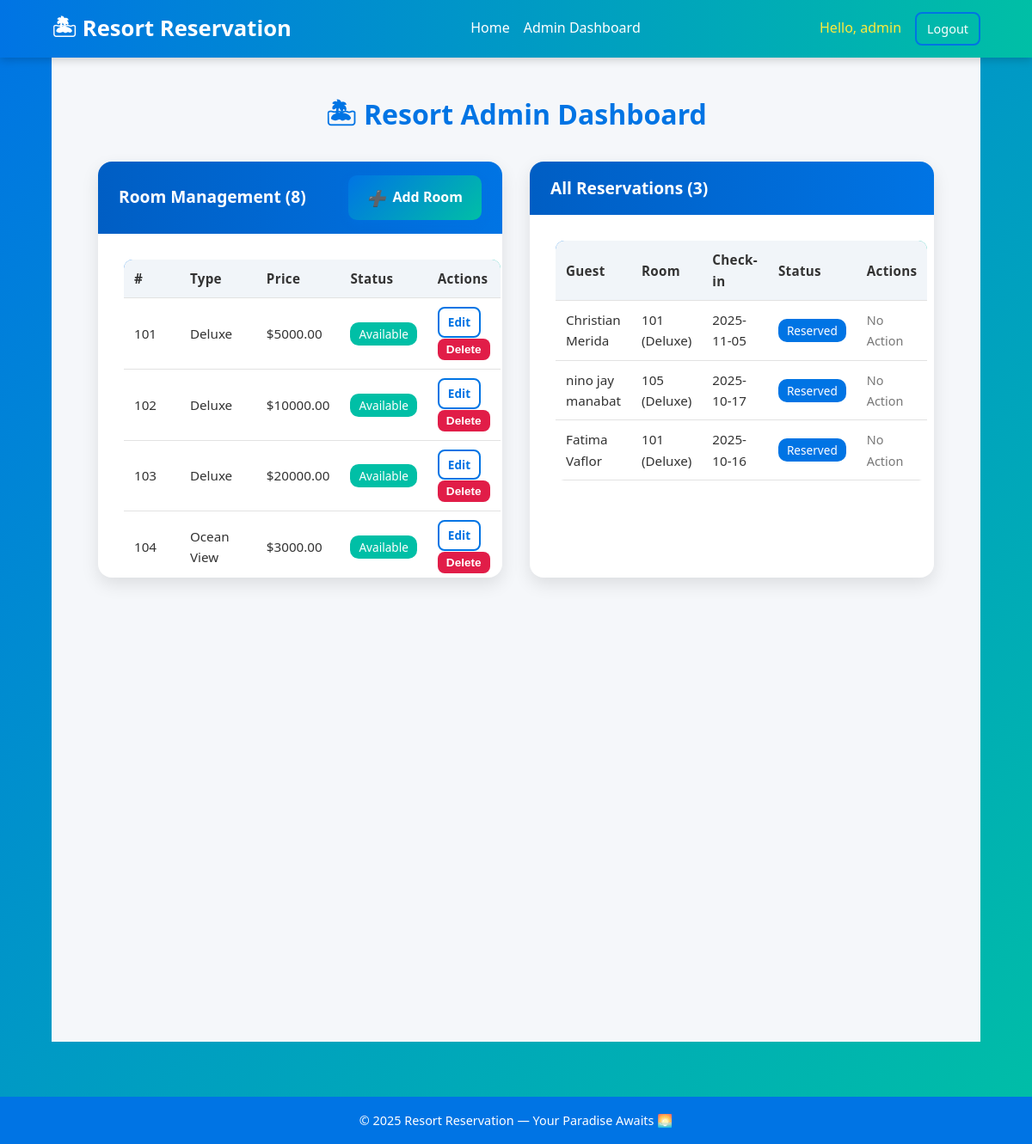
Page /admin (signed in) on the earlier database version.
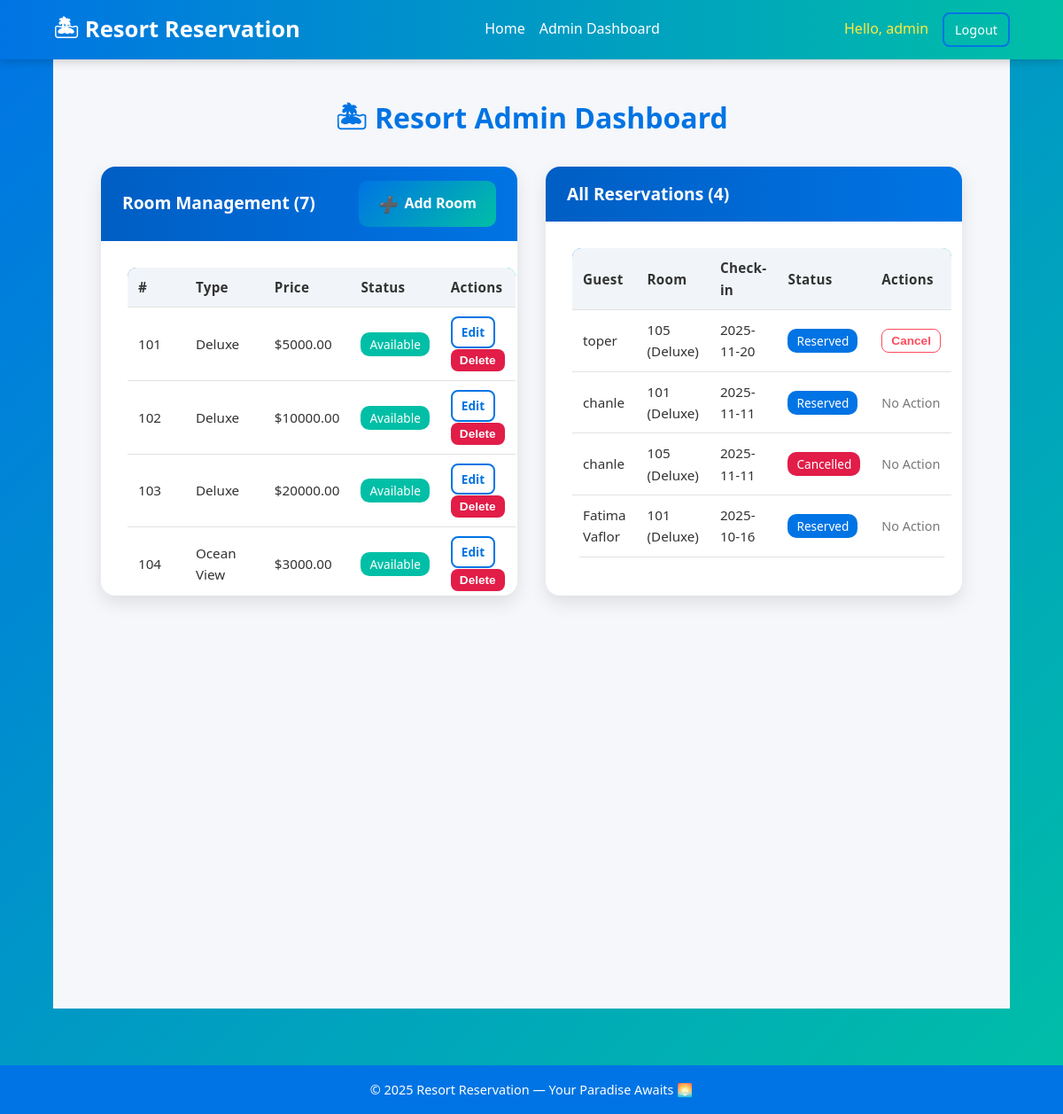
Same page on the later database version.
### models.py (models this page shows, shortened)
class Admin(UserMixin, db.Model):
    __tablename__ = 'admin'
    id = db.Column(db.Integer, primary_key=True)
    username = db.Column(db.String(50), unique=True, nullable=False)
    password_hash = db.Column(db.String(128), nullable=False)

class Room(db.Model):
    __tablename__ = 'room'
    id = db.Column(db.Integer, primary_key=True)
    room_number = db.Column(db.String(10), unique=True, nullable=False)
    room_type = db.Column(db.String(50), nullable=False)  # e.g., 'Standard', 'Deluxe', 'Suite'
    price = db.Column(db.Float, nullable=False)  # Price per night
    status = db.Column(db.String(20), default='Available')  # 'Available', 'Maintenance'
    image_file = db.Column(db.String(120), nullable=True, default=None)
    reservations = db.relationship('Reservation', backref='room', lazy='dynamic')

class Reservation(db.Model):
    __tablename__ = 'reservation'
    id = db.Column(db.Integer, primary_key=True)
    guest_id = db.Column(db.Integer, db.ForeignKey('guest.id'), nullable=False)
    room_id = db.Column(db.Integer, db.ForeignKey('room.id'), nullable=False)
    check_in = db.Column(db.Date, nullable=False)
    check_out = db.Column(db.Date, nullable=False)
    status = db.Column(db.String(20), default='Reserved')  # 'Reserved', 'Cancelled', 'Completed'
    date_booked = db.Column(db.DateTime, default=datetime.utcnow)

class Guest(UserMixin, db.Model):
    __tablename__ = 'guest'
    id = db.Column(db.Integer, primary_key=True)
    name = db.Column(db.String(100), nullable=False)
    email = db.Column(db.String(100), unique=True, nullable=False)
    password_hash = db.Column(db.String(128), nullable=False)
    reservations = db.relationship('Reservation', backref='guest', lazy='dynamic')

### app.py (the view)
        def wrapper(*args, **kwargs):
            if not is_admin():
                flash('Access denied: Admin privileges required.', 'danger')
                return redirect(url_for('index'))
            return func(*args, **kwargs)

### templates/admin_dashboard.html (shortened to what this page needs)
{% extends "base.html" %}
{% block content %}
<section class="dashboard-container">
  <h1 class="dashboard-title">🏝 Resort Admin Dashboard</h1>
  <div class="dashboard-grid">
    <div class="dashboard-card">
      <div class="card-header">
        <h2>Room Management ({{ rooms | length }})</h2>
        <a href="{{ url_for('add_room') }}" class="btn-add-room">
            <i>➕</i> Add Room
        </a>
      </div>
      <div class="card-body scrollable">
        <table class="styled-table">
          <thead>
            <tr>
              <th>#</th>
              <th>Type</th>
              <th>Price</th>
              <th>Status</th>
              <th>Actions</th>
            </tr>
          </thead>
          <tbody>
            {% for room in rooms %}
            <tr>
              <td>{{ room.room_number }}</td>
              <td>{{ room.room_type }}</td>
              <td>${{ '%.2f' | format(room.price) }}</td>
              <td>
                <span class="status {% if room.status == 'Available' %}available{% else %}occupied{% endif %}">
                  {{ room.status }}
                </span>
              </td>
              <td>
                <a href="{{ url_for('edit_room', room_id=room.id) }}" class="btn-outline small">Edit</a>
                <form method="POST" action="{{ url_for('delete_room', room_id=room.id) }}" class="inline-form">
                  <button type="submit" class="btn-danger small"
                    onclick="return confirm('Are you sure you want to delete Room {{ room.room_number }}?');">
                    Delete
                  </button>
                </form>
              </td>
            </tr>
            {% endfor %}
          </tbody>
        </table>
      </div>
    </div>
    <div class="dashboard-card">
      <div class="card-header">
        <h2>All Reservations ({{ reservations | length }})</h2>
      </div>
      <div class="card-body scrollable">
        <table class="styled-table">
          <thead>
            <tr>
              <th>Guest</th>
              <th>Room</th>
              <th>Check-in</th>
              <th>Status</th>
              <th>Actions</th>
            </tr>
          </thead>
          <tbody>
            {% for res in reservations %}
            <tr>
              <td>{{ res.guest.name }}</td>
              <td>{{ res.room.room_number }} ({{ res.room.room_type }})</td>
              <td>{{ res.check_in.strftime('%Y-%m-%d') }}</td>
              <td>
                <span class="status {% if res.status == 'Reserved' %}reserved{% elif res.status == 'Cancelled' %}cancelled{% else %}completed{% endif %}">
                  {{ res.status }}
                </span>
              </td>
              <td>
                {% if res.status == 'Reserved' and res.check_in > today %}
                <form method="POST" action="{{ url_for('cancel_reservation', res_id=res.id) }}" class="inline-form">
                  <button type="submit" class="btn-outline-danger small"
                    onclick="return confirm('Cancel reservation (ID: {{ res.id }})?');">
                    Cancel
                  </button>
                </form>
                {% else %}
                <span class="text-muted">No Action</span>
                {% endif %}
              </td>
            </tr>
            {% endfor %}
          </tbody>
        </table>
      </div>
    </div>
  </div>
</section>
{% endblock %}

### templates/base.html (shortened to what this page needs)
<!DOCTYPE html>
<html lang="en">
<head>
  <link rel="stylesheet" href="{{ url_for('static', filename='css/style.css') }}">
  <link rel="stylesheet" href="{{ url_for('static', filename='room_form.css') }}">
</head>
<body style="padding-top: 0; padding-bottom: 0;">
  <nav class="resort-navbar">
    <div class="container">
      <a href="{{ url_for('index') }}" class="brand">🏝 Resort Reservation </a>
      <ul class="nav-links">
        <li><a href="{{ url_for('index') }}">Home</a></li>
        {% if is_admin() %}
        <li><a href="{{ url_for('admin_dashboard') }}" class="text-warning">Admin Dashboard</a></li>
        {% endif %}
      </ul>
      <ul class="auth-links">
        {% if current_user.is_authenticated %}
        <li><span class="welcome">Hello, {{ current_user.name if not is_admin() else current_user.username }}</span></li>
        <li><a href="{{ url_for('logout') }}" class="btn-outline">Logout</a></li>
        {% else %}
        <li><a href="{{ url_for('login') }}">Login</a></li>
        <li><a href="{{ url_for('register') }}" class="btn-outline">Register</a></li>
        {% endif %}
      </ul>
    </div>
  </nav>
  <div class="container page-content">
    {% block content %}{% endblock %}
  </div>
  <footer class="footer">
    <div class="container">
      <p>© {{ datetime.now().year }} Resort Reservation  — Your Paradise Awaits 🌅</p>
    </div>
  </footer>
</body>
</html>

### static/css/style.css (style rules this page uses)
* { margin: 0; padding: 0; box-sizing: border-box; }
html { scroll-behavior: smooth; }
body { font-family: 'Segoe UI', sans-serif; background: #f5f7fa; color: #222; line-height: 1.6; }
.container { width: 90%; max-width: 1200px; margin: auto; }
.resort-navbar { background: linear-gradient(90deg, #0074E4, #00bfa6); color: white; padding: 0.8rem 0; position: sticky; top: 0; z-index: 1000; box-shadow: 0 2px 10px rgba(0,0,0,0.2); }
.resort-navbar .container { display: flex; justify-content: space-between; align-items: center; flex-wrap: wrap; }
.brand { font-weight: 700; font-size: 1.6rem; color: white; text-decoration: none; display: flex; align-items: center; gap: 0.5rem; }
.nav-links, .auth-links { list-style: none; display: flex; align-items: center; gap: 1rem; margin: 0; }
.nav-links a, .auth-links a { color: white; text-decoration: none; font-weight: 500; transition: 0.3s; }
.btn-outline { border: 1px solid white; padding: 6px 14px; border-radius: 6px; transition: 0.3s; }
.welcome { font-weight: 500; color: #ffeb3b; }
.btn-outline { display: inline-block; border: 1px solid #0074E4; color: #0074E4; text-decoration: none; padding: 10px 20px; border-radius: 8px; transition: 0.3s; }
.status { color: #777; margin-bottom: 1rem; }
.footer { background: #0074E4; color: white; text-align: center; padding: 1rem; margin-top: 4rem; font-size: 0.9rem; }
.dashboard-container { padding: 40px 5%; background-color: #f5f7fa; min-height: 90vh; }
.dashboard-title { text-align: center; color: #0074E4; margin-bottom: 30px; font-size: 2rem; font-weight: 700; }
.dashboard-grid { display: grid; grid-template-columns: repeat(auto-fit, minmax(420px, 1fr)); gap: 2rem; }
.dashboard-card { background: #ffffff; border-radius: 16px; box-shadow: 0 8px 20px rgba(0, 0, 0, 0.1); overflow: hidden; }
.card-header { background: linear-gradient(135deg, #0074E4, #00bfa6); color: #fff; padding: 16px 20px; display: flex; justify-content: space-between; align-items: center; }
.card-header h2 { font-size: 1.2rem; margin: 0; }
.card-body { padding: 20px; }
.scrollable { max-height: 400px; overflow-y: auto; }
.styled-table { width: 100%; border-collapse: collapse; }
.styled-table th, .styled-table td { padding: 10px 12px; border-bottom: 1px solid #e2e2e2; text-align: left; }
.styled-table th { background-color: #f1f5f9; color: #333; font-weight: 600; }
.status { padding: 4px 10px; border-radius: 10px; font-size: 0.85rem; color: #fff; }
.status.available { background-color: #00bfa6; }
.status.reserved { background-color: #0074E4; }
.status.cancelled { background-color: #e11d48; }
.btn-primary, .btn-outline, .btn-danger, .btn-outline-danger { padding: 6px 12px; border-radius: 8px; font-size: 0.9rem; font-weight: 600; text-decoration: none; cursor: pointer; transition: all 0.2s ease; }
.btn-outline { color: #0074E4; border: 2px solid #0074E4; background: transparent; }
.btn-danger { background: #e11d48; color: #fff; border: none; }
.btn-outline-danger { color: #e11d48; border: 2px solid #e11d48; background: transparent; }
.small { font-size: 0.85rem; padding: 5px 10px; }
.inline-form { display: inline; }
.btn-add-room { background: linear-gradient(135deg, #0074E4, #00bfa6); color: #ffffff; border: none; padding: 12px 22px; border-radius: 10px; font-size: 1rem; font-weight: 600; cursor: pointer; box-shadow: 0 4px 10px rgba(0, 116, 228, 0.4); transition: all 0.25s ease-in-out; display: inline-flex; align-items: center; gap: 8px; text-decoration: none; }
.btn-add-room i { font-size: 1.1rem; }
.card-header { background: linear-gradient(135deg, #00b894, #009975); color: white; padding: 20px; border-bottom: none; }
.card-body { padding: 30px; }
table { width: 100%; border-collapse: collapse; text-align: left; border-radius: 10px; overflow: hidden; }
thead { background: linear-gradient(90deg, #0074E4, #00bfa6); color: white; }
thead th { font-weight: 600; padding: 14px 16px; letter-spacing: 0.3px; font-size: 0.95rem; }
tbody tr { border-bottom: 1px solid #f0f0f0; transition: background 0.3s ease; }
td { padding: 14px 16px; font-size: 0.95rem; color: #333; }
.btn-outline-danger { color: #ff4b5c; border: 1.5px solid #ff4b5c; background: transparent; }

Differences in the rows shown:
removed Reservation: guest.name "nino jay manabat", room.room_number "105", room.room_type "Deluxe", check_in "2025-10-17", status "Reserved", shows "No Action"
added Reservation: guest.name "toper", room.room_number "105", room.room_type "Deluxe", check_in "2025-11-20", status "Reserved"
changed Reservation (number 2 of 4 on the later page): guest.name "Christian Merida" → "chanle"; check_in "2025-11-05" → "2025-11-11"
added Reservation: guest.name "chanle", room.room_number "105", room.room_type "Deluxe", check_in "2025-11-11", status "Cancelled", shows "No Action"
Other differences:
{{ rooms | length }}: "8" → "7"
{{ reservations | length }}: "3" → "4"
